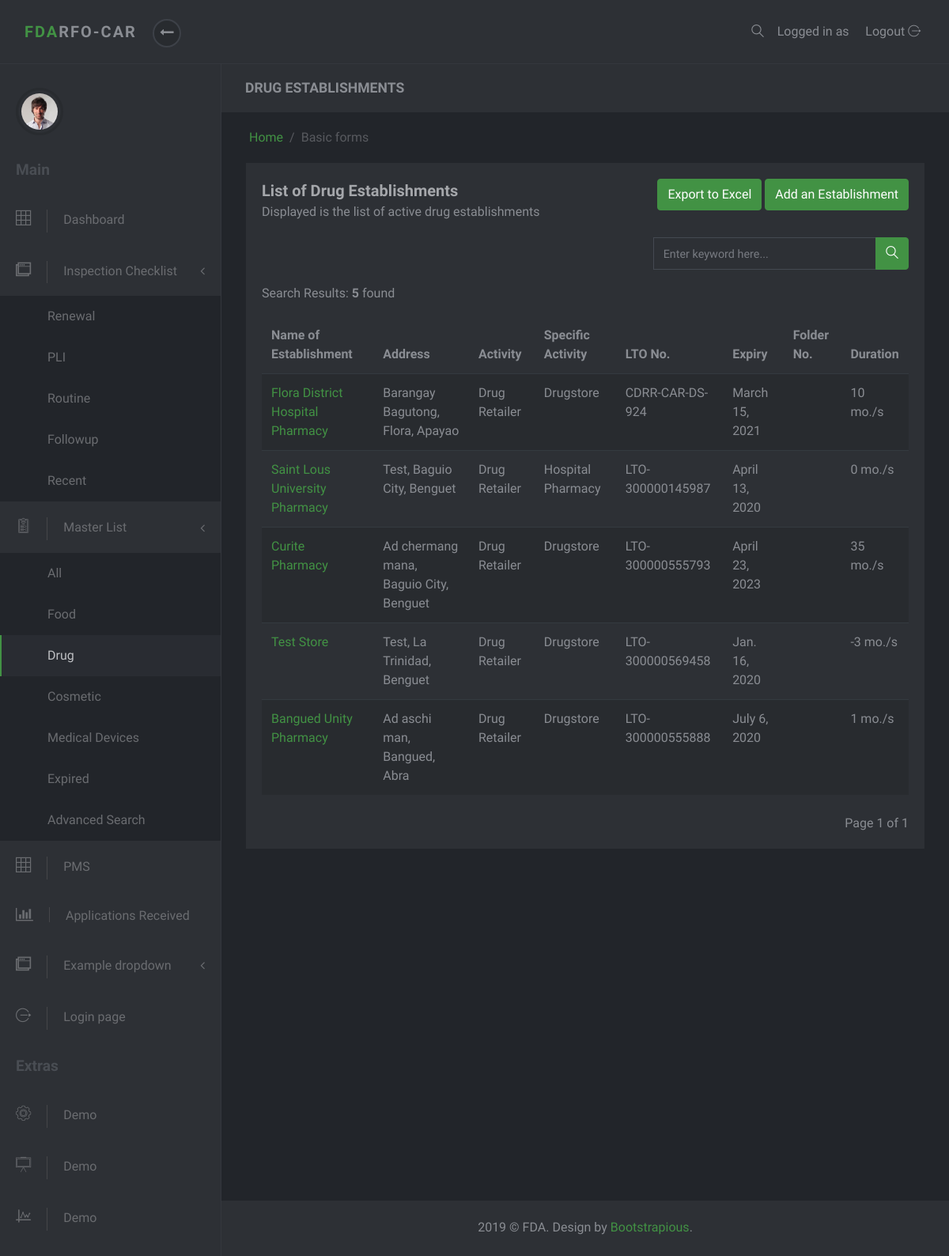
The app's page /masterlist/drug/, older data.
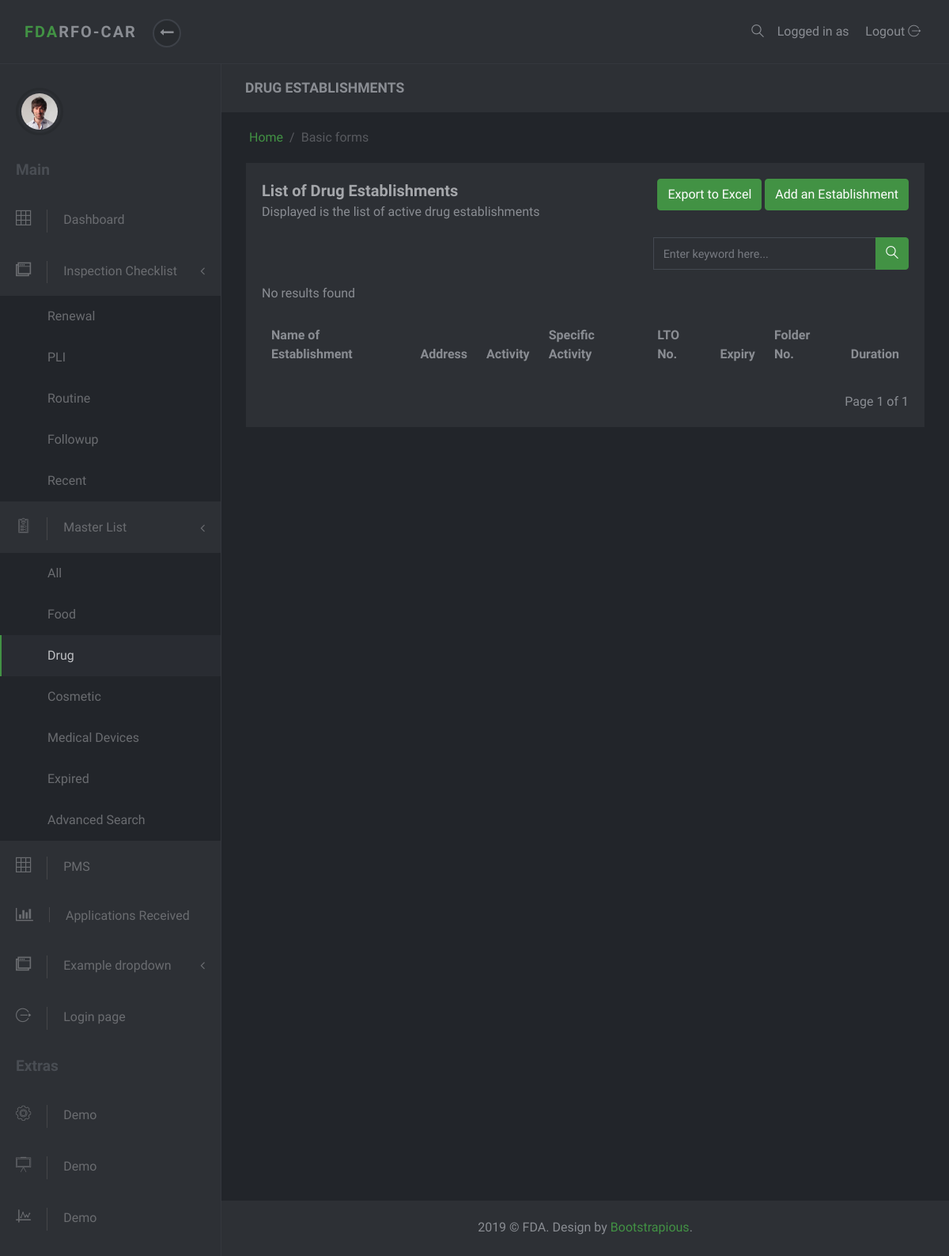
The same page, newer data.
### masterlist/models.py (models this page shows, shortened)
class Establishment(models.Model):
    date_modified = models.DateTimeField('date modified', default=timezone.now)
    name = models.CharField(max_length=60)
    product_type = models.ForeignKey(ProductType, on_delete=models.SET_NULL, null=True)
    center = models.CharField(max_length=6, choices=constants.CENTERS)
    primary_activity = models.ForeignKey(PrimaryActivity, on_delete=models.CASCADE, null=True)
    specific_activity = models.ManyToManyField(SpecificActivity)
    additional_activity = models.ForeignKey(AdditionalActivity, on_delete=models.SET_NULL, null=True)
    product_line = models.ForeignKey(ProductLine, on_delete=models.SET_NULL, null=True, blank=True)
    plant_address = models.OneToOneField(PlantAddress, on_delete=models.SET_NULL, null=True)
    office_address = models.OneToOneField(OfficeAddress, on_delete=models.SET_NULL, null=True)
    authorized_officer = models.OneToOneField(AuthorizedOfficer, on_delete=models.SET_NULL, null=True)
    remarks = models.CharField(max_length=100, null=True, blank=True, verbose_name='Product Remarks')
    status = models.CharField(max_length=8, choices=constants.EST_STATUS, null=True, default="Active")
    expiredlist = mymanagers.ExpiredListManager()
    objects = models.Manager()
    def specific_activities(self):
        return ",\n".join(s.name for s in self.specific_activity.all())
    class Meta:
        ordering = ['-date_modified']

class Address(models.Model):
    address = models.CharField(max_length=250)
    region = models.ForeignKey(Region, on_delete=models.SET_NULL, null=True)
    province = models.ForeignKey(Province, on_delete=models.SET_NULL, null=True)
    municipality_or_city = models.ForeignKey(CityOrMunicipality, on_delete=models.SET_NULL, null=True)
    def full_address(self):
        return self.address + ', ' + self.municipality_or_city.name + ', ' + self.province.name

class CityOrMunicipality(models.Model):
    name = models.CharField(max_length=30)
    description = models.CharField(max_length=50, null=True, blank=True)
    province = models.ForeignKey(Province, on_delete=models.CASCADE)

class Province(models.Model):
    name = models.CharField(max_length=30)
    region = models.ForeignKey(Region, on_delete=models.SET_NULL, null=True)

class ProductType(models.Model):
    name = models.CharField(max_length=50)
    def __str__(self):
        return self.name

class PrimaryActivity(models.Model):
    name = models.CharField(max_length=150)
    def __str__(self):
        return self.name

class SpecificActivity(models.Model):
    name = models.CharField(max_length=150)

class Lto(models.Model):
    establishment = models.ForeignKey(Establishment, on_delete=models.CASCADE, null=True, related_name='ltos')
    issuance = models.DateTimeField(null=True, blank=True, verbose_name='Date Issued')
    lto_number = models.CharField(max_length=20)
    expiry = models.DateTimeField('expiry date')
    def get_duration(self):
        start_date = datetime.now().date()
        end_date = self.expiry.date()
        difference = relativedelta.relativedelta(end_date, start_date)
        month = difference.years * 12 + difference.months
        return month
    class Meta:
        ordering = ['-expiry']
        get_latest_by = 'expiry'

### masterlist/views.py (the view, shortened to what this page needs)
# urls.py: path('drug/', DrugListView.as_view(), name='drug-list'),
class DrugListView(MasterListView):
    template_name = 'masterlist/drug-list.html'
    def get_context_data(self, **kwargs):
        establishments = Establishment.objects.filter(product_type__name='Drug')
        super().init_establishments(establishments)
        context = super().get_context_data()
        context['druglist_active'] = "active"
        return context

### masterlist/masterlistview.py (called while the page is built, shortened)
    def get_context_data(self, **kwargs):
        context = super().get_context_data(**kwargs)
        page = self.request.GET.get('page')
        paginator = mypaginator.MyPaginator(self.get_establishments(), self.items_per_page, page)
        establishments = paginator.get_paginated_result()
        context['paginated_result'] = establishments
        context['result_count'] = paginator.get_result_count()
        return context

    def init_establishments(self, establishments):
        self.establishments = establishments

    def get_establishments(self):
        establishments = self.establishments
        query = self.request.GET.get('q', None)
        return establishments

### masterlist/mypaginator.py (called while the page is built)
    def get_paginated_result(self):
        paginated_result = ''
        paginator = Paginator(self.query_set, self.items_per_page)
        page = self.page
        try:
            paginated_result = paginator.page(page)
        except PageNotAnInteger:
            paginated_result = paginator.page(1)
        except EmptyPage:
            paginated_result = paginator.page(paginator.num_pages)
        self.count = paginator.count
        return paginated_result

### masterlist/templates/masterlist/drug-list.html (shortened to what this page needs)
{% extends 'base-site.html' %}
{% block subtitle %} DRUG ESTABLISHMENTS {% endblock %}
{% block content %}
<section class="no-padding-top">
    <div class="container-fluid">
        <div class="row">
            <div class="col-lg-12">
                <div class="block">
                    <div class="title">
                        <div class="row">
                            <div class="col-md-6">
                                <strong>List of Drug Establishments</strong>
                                <span class="d-block">Displayed is the list of active drug establishments</span>
                            </div>
                            <div class="col-md-6 text-right">
                                <a class="btn btn-primary" href="{% url 'masterlist:export-drug' %}" target="_blank">Export to Excel</a>
                                <a class="btn btn-primary" href="{% url 'admin:masterlist_establishment_add' %}" target="_blank">Add an Establishment</a>
                            </div>
                        </div>
                    </div>
                    <div class="row">
                        <div class="col-md-7">
                        </div>
                        <div class="col-md-5">
                            <form action="" method='get'>
                                {% include 'partial/search_input.html' %}
                            </form>
                        </div>
                    </div>
                    <div class="block-body">
                        {% include 'partial/search_result_count.html' %}
                        <div class="table-responsive">
                            <table class="table table-striped table-hover">
                                <thead>
                                    <tr>
                                        <th>Name of Establishment</th>
                                        <th>Address</th>
                                        <th>Activity</th>
                                        <th>Specific Activity</th>
                                        <th>LTO No.</th>
                                        <th>Expiry</th>
                                        <th>Folder No.</th>
                                        <th>Duration</th>
                                    </tr>
                                </thead>
                                <tbody>
                                    {% for est in paginated_result %}
                                    <tr>
                                        <td><a href="{% url 'masterlist:est-detail' est.id %}">{{est.name}}</a></td>
                                        <td>{{est.plant_address.full_address}}</td>
                                        <td>{{est.product_type}} {{est.primary_activity}}</td>
                                        <td>{{est.specific_activities}}</td>
                                        <td>{{est.ltos.latest.lto_number}}</td>
                                        <td>{{est.ltos.latest.expiry.date}}</td>
                                        <td>{{est.folder_id}}</td>
                                        <td>{{est.ltos.first.get_duration}} mo./s</td>
                                    </tr>
                                    {% endfor %}
                                </tbody>
                            </table>
                        </div>
                        <br>
                        {% include 'partial/pagination.html' %}
                    </div>
                </div>
            </div>
        </div>
    </div>
</section>
{% endblock %}

Row changes from the older to the newer data that the page shows:
removed Establishment: name "Flora District Hospital Pharmacy", plant_address.full_address "Barangay Bagutong, Flora, Apayao", product_type "Drug", primary_activity "Retailer", specific_activities "Drugstore", ltos.latest.lto_number "CDRR-CAR-DS-924", ltos.latest.expiry "March 15, 2021", ltos.first.get_duration "10"
removed Establishment: name "Saint Lous University Pharmacy", plant_address.full_address "Test, Baguio City, Benguet", product_type "Drug", primary_activity "Retailer", specific_activities "Hospital Pharmacy", ltos.latest.lto_number "LTO-300000145987", ltos.latest.expiry "April 13, 2020", ltos.first.get_duration "0"
removed Establishment: name "Curite Pharmacy", plant_address.full_address "Ad chermang mana, Baguio City, Benguet", product_type "Drug", primary_activity "Retailer", specific_activities "Drugstore", ltos.latest.lto_number "LTO-300000555793", ltos.latest.expiry "April 23, 2023", ltos.first.get_duration "35"
removed Establishment: name "Test Store", plant_address.full_address "Test, La Trinidad, Benguet", product_type "Drug", primary_activity "Retailer", specific_activities "Drugstore", ltos.latest.lto_number "LTO-300000569458", ltos.latest.expiry "Jan. 16, 2020", ltos.first.get_duration "-3"
removed Establishment: name "Bangued Unity Pharmacy", plant_address.full_address "Ad aschi man, Bangued, Abra", product_type "Drug", primary_activity "Retailer", specific_activities "Drugstore", ltos.latest.lto_number "LTO-300000555888", ltos.latest.expiry "July 6, 2020", ltos.first.get_duration "1"
Text that changed along with them:
{{ result_count }}: "5" → (not shown)
text no longer shown: "Search Results: found"
text now shown: "No results found"
